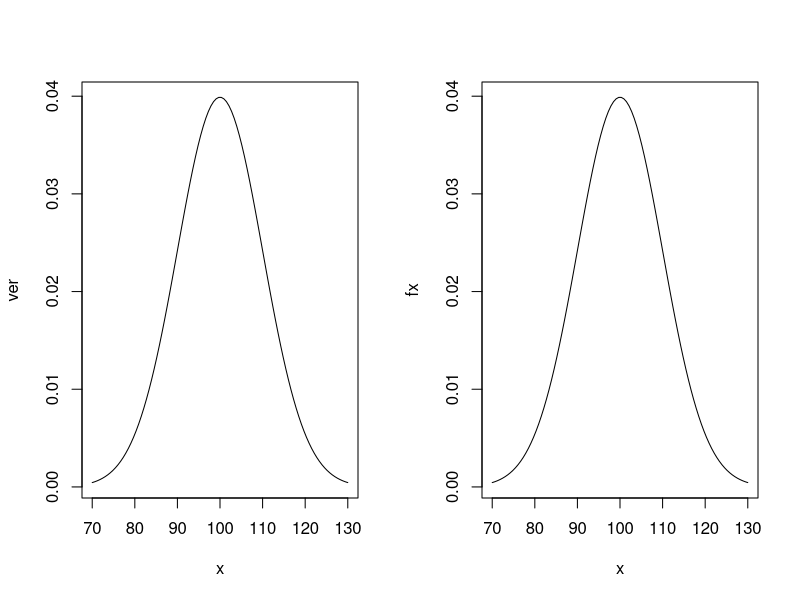

The R source for this figure:

## funcao de densidade marginal da distribuição normal

fdp_norm <- function( x, sigma2, mu ){
  n = 1  
  fx = ( (2*pi*sigma2)^(-n/2) )*exp(  (-1/(2*sigma2))*( (x - mu)^2  )   )
  return(fx)
}

## Visualizando a curva de densidade

## gerando dados normais
par(mfrow = c(1, 2))

x <- seq(70, 130, length.out = 100)
ver <- fdp_norm( x, sigma2 = 10^2, mu = 100  )
plot(x, ver, type = "l")


x <- seq(70, 130, length.out = 100)
fx <- dnorm(x, mean = 100, sd = 10)
plot(x, fx, type = "l")



## funcao de densidade conjunta de variaveis aleatorias independentes N(mu, sigma2):

dens_conj_norm <- function( x, sigma2, mu ){
  n = length(x)  
  fx = ( (2*pi*sigma2)^(-n/2) )*exp(  (-1/(2*sigma2))*sum( (x - mu)^2  )   )
  return(fx)
}

logveros_norm <- function( x, sigma2, mu ){
  n = length(x)  
  lv = (-n/2)*log(2*pi*sigma2) - (1/(2*sigma2))*sum( (x - mu)^2  )  
  return(lv)
}














